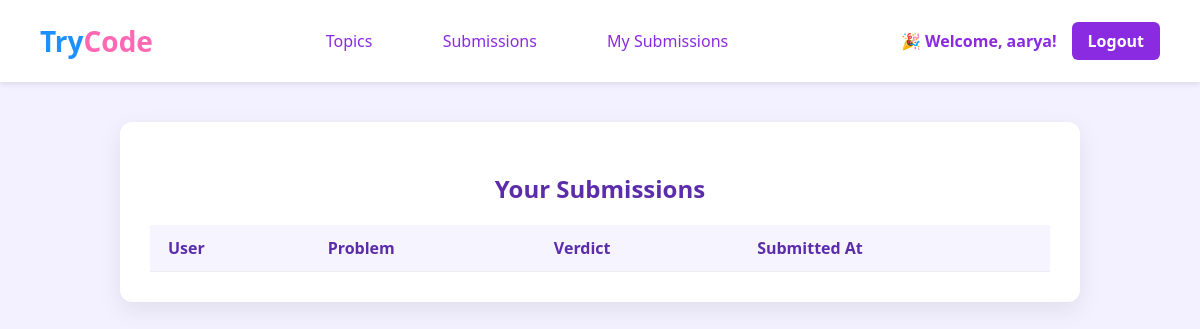
/my-submissions/ (signed in), run on an earlier commit of the app's database.
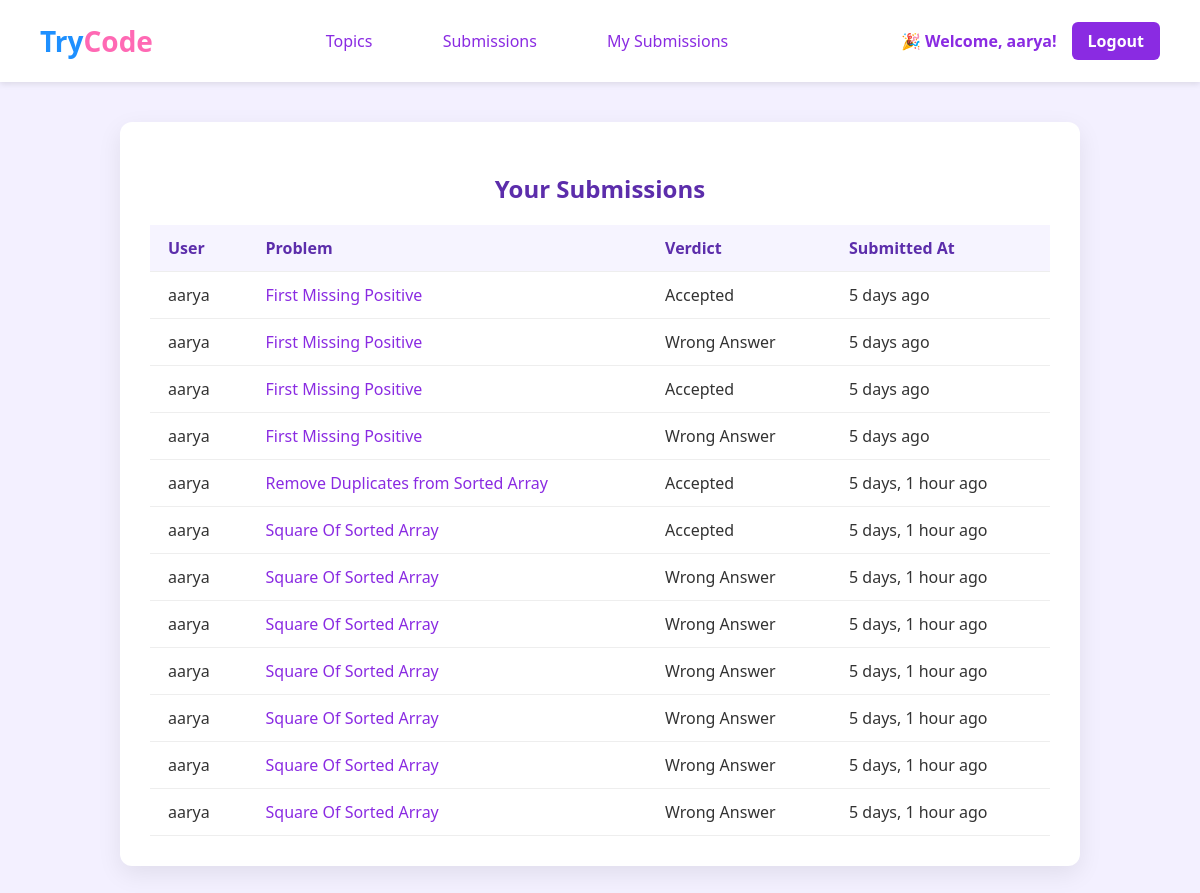
And on a later commit of the database.
### authentication/models.py (models this page shows, shortened)
class Submission(models.Model):
    user = models.ForeignKey(User, on_delete=models.CASCADE)
    problem = models.ForeignKey(Problem, on_delete=models.CASCADE)
    code = models.TextField()
    language = models.CharField(max_length=10, choices=LANGUAGE_CHOICES, default='python')
    created_at = models.DateTimeField(auto_now_add=True)
    verdict = models.CharField(max_length=30, choices=[
        ('Accepted', 'Accepted'),
        ('Wrong Answer', 'Wrong Answer'),
        ('Runtime Error', 'Runtime Error'),
        ('Time Limit Exceeded', 'Time Limit Exceeded'),
        ('Compilation Error', 'Compilation Error'),
        ('Pending', 'Pending'),
    ], default='Pending')
    output = models.TextField(blank=True)
    error = models.TextField(blank=True)

class Problem(models.Model):
    topic = models.ForeignKey(Topic, on_delete=models.CASCADE, related_name='problems')
    title = models.CharField(max_length=200)
    description = models.TextField()
    input_format = models.TextField()
    output_format = models.TextField()

### authentication/views.py (the view)
# urls.py: path('my-submissions/', views.my_submissions_view, name='my_submission_list'),
@login_required
def my_submissions_view(request):
    submissions = Submission.objects.filter(user=request.user)\
        .select_related('problem')\
        .order_by('-created_at')  # Ascending by time
    return render(request, 'my_submission.html', {'submissions': submissions})

### authentication/templates/my_submission.html (shortened to what this page needs)
{% extends 'home.html' %}
{% load humanize %}
{% block content %}
<div class="submissions-container">
  <h2 style="text-align:center; color:#5c2dab; margin-bottom:20px;">Your Submissions</h2>
  <table>
    <tr>
      <th>User</th>
      <th>Problem</th>
      <th>Verdict</th>
      <th>Submitted At</th>
    </tr>
    {% for sub in submissions %}
      <tr>
        <td>{{ sub.user.username }}</td>
        <td><a href="{% url 'problem_detail' sub.problem.id %}">{{ sub.problem.title }}</a></td>
        <td>{{ sub.verdict }}</td>
        <td>{{ sub.created_at|naturaltime }}</td>
      </tr>
    {% endfor %}
  </table>
</div>
{% endblock %}

### authentication/templates/home.html (shortened to what this page needs)
<!DOCTYPE html>
<html lang="en">
<head>
</head>
<body>
  <header class="main-header">
    <a href="#" class="logo">Try<span class="code-highlight">Code</span></a>
    <nav class="nav-links">
      <a href="{% url 'topics' %}" id="nav_bar">Topics</a>
      <a href="{% url 'submission_list' %}" id = "nav_bar">Submissions</a>
      <a href="{% url 'my_submission_list' %}" id="nav_bar">My Submissions</a>
    </nav>
    <div class="user-greeting">
      <span>🎉 Welcome, {{ request.user.username }}!</span>
      <a href="{% url 'logout' %}" class="logout-btn">Logout</a>
    </div>
  </header>
 <div>
  {% block content %}{% endblock %}
 </div>
</body>
</html>

### authentication/templates/home.html (style rules this page uses)
html { scroll-behavior: smooth; }
body { margin: 0; font-family: 'Segoe UI', Tahoma, sans-serif; background-color: #f3f0ff; color: #333; }
.logo { font-size: 28px; font-weight: bold; font-family: 'Segoe UI', Tahoma, sans-serif; text-decoration: none; color: #1e90ff; }
.logo .code-highlight { color: #ff69b4; }
.main-header { display: flex; justify-content: space-between; align-items: center; background-color: white; padding: 20px 40px; box-shadow: 0 2px 6px rgba(0, 0, 0, 0.1); }
.nav-links a { margin: 0 15px; text-decoration: none; color: blueviolet; font-weight: 500; transition: color 0.3s ease; }
.user-greeting { display: flex; align-items: center; gap: 15px; font-weight: 600; color: blueviolet; }
.logout-btn { padding: 8px 16px; background-color: blueviolet; color: white; text-decoration: none; border-radius: 6px; font-weight: bold; transition: background-color 0.3s ease; }
.nav-links #nav_bar { display: inline-block; padding: 10px 18px; font-size: 16px; color: blueviolet; text-decoration: none; border-radius: 8px; transition: all 0.3s ease; position: relative; }
.nav-links #nav_bar::after { content: ""; position: absolute; left: 0; bottom: 0; height: 3px; width: 100%; background-color: blueviolet; transform: scaleX(0); transition: transform 0.3s ease; }

### authentication/templates/my_submission.html (style rules this page uses)
.submissions-container { max-width: 900px; margin: 40px auto; padding: 30px; background-color: white; border-radius: 12px; box-shadow: 0 8px 24px rgba(0, 0, 0, 0.08); font-family: 'Segoe UI', Tahoma, sans-serif; }
.submissions-container table { width: 100%; border-collapse: collapse; font-size: 16px; }
.submissions-container th, .submissions-container td { padding: 12px 18px; text-align: left; border-bottom: 1px solid #eee; }
.submissions-container th { background-color: #f6f4ff; font-weight: 600; color: #5c2dab; }
.submissions-container td a { color: blueviolet; text-decoration: none; font-weight: 500; }

What changed in the data, as far as the page shows it:
added Submission: user.username "aarya", problem "First Missing Positive", verdict "Accepted", created_at "5 days ago"
added Submission: user.username "aarya", problem "First Missing Positive", verdict "Wrong Answer", created_at "5 days ago"
added Submission: user.username "aarya", problem "First Missing Positive", verdict "Accepted", created_at "5 days ago"
added Submission: user.username "aarya", problem "First Missing Positive", verdict "Wrong Answer", created_at "5 days ago"
added Submission: user.username "aarya", problem "Remove Duplicates from Sorted Array", verdict "Accepted", created_at "5 days, 1 hour ago"
added Submission: user.username "aarya", problem "Square Of Sorted Array", verdict "Accepted", created_at "5 days, 1 hour ago"
added Submission: user.username "aarya", problem "Square Of Sorted Array", verdict "Wrong Answer", created_at "5 days, 1 hour ago"
added Submission: user.username "aarya", problem "Square Of Sorted Array", verdict "Wrong Answer", created_at "5 days, 1 hour ago"
added Submission: user.username "aarya", problem "Square Of Sorted Array", verdict "Wrong Answer", created_at "5 days, 1 hour ago"
added Submission: user.username "aarya", problem "Square Of Sorted Array", verdict "Wrong Answer", created_at "5 days, 1 hour ago"
added Submission: user.username "aarya", problem "Square Of Sorted Array", verdict "Wrong Answer", created_at "5 days, 1 hour ago"
added Submission: user.username "aarya", problem "Square Of Sorted Array", verdict "Wrong Answer", created_at "5 days, 1 hour ago"
